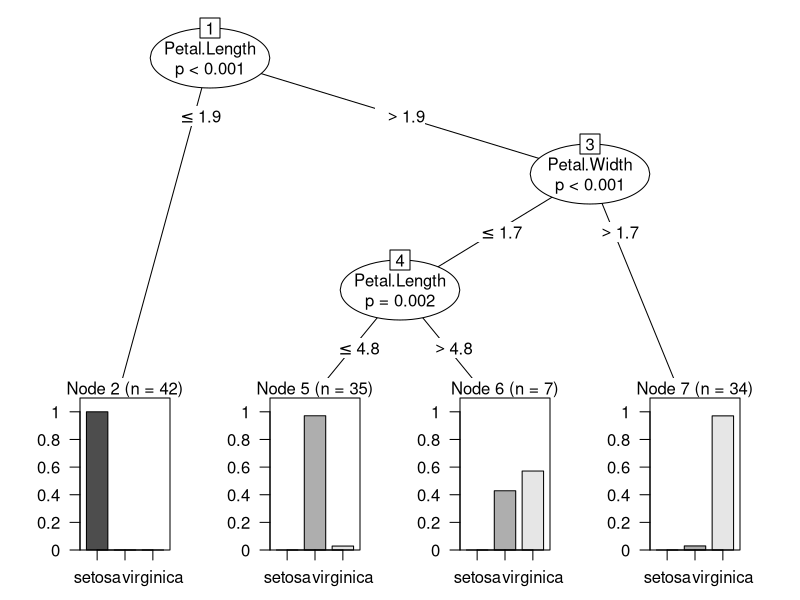

Reproduce this figure in R.
# Iris data
data('iris')

# Data partition
set.seed(555)
ind <- sample(2,nrow(iris),replace=TRUE, prob=c(0.8,0.2))
train <- iris[ind==1,]
test <- iris[ind==2,]

# Decision tree model
library(party)
tree <- ctree(Species~., 
              data=train)

# Visualization of decision trees
plot(tree)

#Predict
predict(tree, train)
